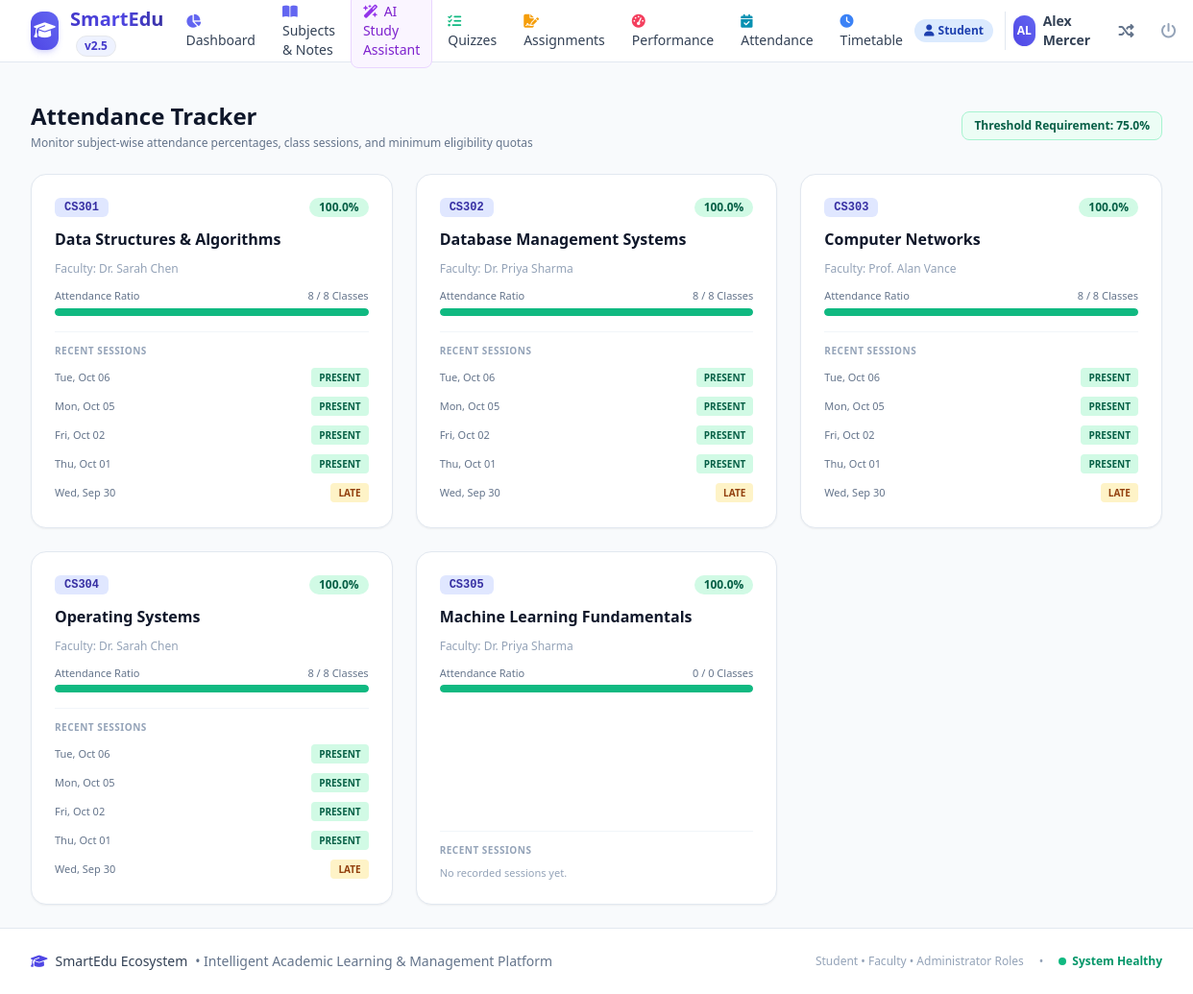
The page /student/attendance (signed in) on the database its author committed.
### models.py (models this page shows, shortened)
class User(UserMixin, db.Model):
    __tablename__ = 'users'
    id = db.Column(db.Integer, primary_key=True)
    username = db.Column(db.String(64), unique=True, nullable=False)
    email = db.Column(db.String(120), unique=True, nullable=False)
    password_hash = db.Column(db.String(256), nullable=False)
    full_name = db.Column(db.String(100), nullable=False)
    role = db.Column(db.String(20), nullable=False, default='student') # 'student', 'faculty', 'admin'
    identifier = db.Column(db.String(50)) # Roll Number or Faculty ID
    department = db.Column(db.String(100), default='Computer Science')
    semester = db.Column(db.Integer, default=5)
    avatar_color = db.Column(db.String(30), default='indigo')
    created_at = db.Column(db.DateTime, default=datetime.utcnow)
    is_active_account = db.Column(db.Boolean, default=True)
    enrolled_subjects = db.relationship('Subject', secondary=student_subjects, backref=db.backref('enrolled_students', lazy='dynamic'))
    taught_subjects = db.relationship('Subject', backref='faculty', lazy=True, foreign_keys='Subject.faculty_id')
    quiz_attempts = db.relationship('QuizAttempt', backref='student', lazy=True, cascade='all, delete-orphan')
    assignment_submissions = db.relationship('AssignmentSubmission', backref='student', lazy=True, cascade='all, delete-orphan')
    attendance_records = db.relationship('AttendanceRecord', backref='student', lazy=True, foreign_keys='AttendanceRecord.student_id', cascade='all, delete-orphan')
    timetable_slots = db.relationship('TimetableSlot', backref='student', lazy=True, cascade='all, delete-orphan')
    chat_messages = db.relationship('AIChatMessage', backref='student', lazy=True, cascade='all, delete-orphan')
    @property
    def is_student(self):
        return self.role == 'student'

class Subject(db.Model):
    __tablename__ = 'subjects'
    id = db.Column(db.Integer, primary_key=True)
    code = db.Column(db.String(20), unique=True, nullable=False) # e.g. CS301
    name = db.Column(db.String(120), nullable=False) # e.g. Data Structures & Algorithms
    description = db.Column(db.Text)
    department = db.Column(db.String(100), default='Computer Science')
    credits = db.Column(db.Integer, default=4)
    semester = db.Column(db.Integer, default=5)
    faculty_id = db.Column(db.Integer, db.ForeignKey('users.id'), nullable=True)
    materials = db.relationship('StudyMaterial', backref='subject', lazy=True, cascade='all, delete-orphan')
    quizzes = db.relationship('Quiz', backref='subject', lazy=True, cascade='all, delete-orphan')
    assignments = db.relationship('Assignment', backref='subject', lazy=True, cascade='all, delete-orphan')
    attendance_records = db.relationship('AttendanceRecord', backref='subject', lazy=True, cascade='all, delete-orphan')
    announcements = db.relationship('Announcement', backref='subject', lazy=True, cascade='all, delete-orphan')

class AttendanceRecord(db.Model):
    __tablename__ = 'attendance_records'
    id = db.Column(db.Integer, primary_key=True)
    subject_id = db.Column(db.Integer, db.ForeignKey('subjects.id'), nullable=False)
    student_id = db.Column(db.Integer, db.ForeignKey('users.id'), nullable=False)
    faculty_id = db.Column(db.Integer, db.ForeignKey('users.id'), nullable=False)
    date = db.Column(db.Date, nullable=False)
    status = db.Column(db.String(15), nullable=False) # 'present', 'absent', 'late'
    remarks = db.Column(db.String(100))
    faculty = db.relationship('User', foreign_keys=[faculty_id])

### app.py (the view)
@app.route('/student/attendance')
@login_required
@role_required('student')
def student_attendance():
    subjects = current_user.enrolled_subjects
    attendance_summary = []
    for subj in subjects:
        records = AttendanceRecord.query.filter_by(student_id=current_user.id, subject_id=subj.id).order_by(AttendanceRecord.date.desc()).all()
        total_classes = len(records)
        presents = sum(1 for r in records if r.status in ['present', 'late'])
        absents = sum(1 for r in records if r.status == 'absent')
        pct = round((presents / total_classes * 100), 1) if total_classes > 0 else 100.0
        attendance_summary.append({
            'subject': subj,
            'total': total_classes,
            'presents': presents,
            'absents': absents,
            'percentage': pct,
            'is_low': pct < 75.0,
            'recent_records': records[:5]
        })
    return render_template('student/attendance.html', attendance_summary=attendance_summary)

### templates/student/attendance.html (shortened to what this page needs)
{% extends "base.html" %}
{% block content %}
<div class="space-y-6">
    <div class="flex flex-col sm:flex-row sm:items-center justify-between gap-4">
        <div>
            <h1 class="text-2xl font-extrabold text-slate-900">Attendance Tracker</h1>
            <p class="text-xs text-slate-500 mt-1">Monitor subject-wise attendance percentages, class sessions, and minimum eligibility quotas</p>
        </div>
        <div class="flex items-center space-x-2 text-xs">
            <span class="px-3 py-1.5 rounded-lg bg-emerald-50 text-emerald-800 font-bold border border-emerald-200">
                Threshold Requirement: 75.0%
            </span>
        </div>
    </div>
    <div class="grid grid-cols-1 md:grid-cols-2 lg:grid-cols-3 gap-6">
        {% for item in attendance_summary %}
        <div class="bg-white rounded-2xl border {% if item.is_low %}border-rose-300 bg-rose-50/20{% else %}border-slate-200{% endif %} p-6 shadow-sm flex flex-col justify-between space-y-4">
            <div class="space-y-3">
                <div class="flex items-center justify-between">
                    <span class="px-2.5 py-0.5 rounded-md bg-brand-100 text-brand-800 font-mono text-xs font-bold">
                        {{ item.subject.code }}
                    </span>
                    <span class="px-2.5 py-0.5 rounded-full text-xs font-bold
                        {% if item.is_low %}bg-rose-100 text-rose-800
                        {% else %}bg-emerald-100 text-emerald-800{% endif %}">
                        {{ item.percentage }}%
                    </span>
                </div>
                <h3 class="text-base font-bold text-slate-900 leading-snug">{{ item.subject.name }}</h3>
                <p class="text-xs text-slate-400">Faculty: {{ item.subject.faculty.full_name if item.subject.faculty else 'Unassigned' }}</p>
                <div class="space-y-1">
                    <div class="flex justify-between text-[11px] text-slate-500 font-medium">
                        <span>Attendance Ratio</span>
                        <span>{{ item.presents }} / {{ item.total }} Classes</span>
                    </div>
                    <div class="w-full bg-slate-100 rounded-full h-2 overflow-hidden">
                        <div class="h-2 rounded-full {% if item.is_low %}bg-rose-500{% else %}bg-emerald-500{% endif %}"
                            style="width: {{ item.percentage }}%"></div>
                    </div>
                </div>
            </div>
            <div class="pt-3 border-t border-slate-100 space-y-2">
                <span class="text-[10px] uppercase font-bold text-slate-400 block tracking-wider">Recent Sessions</span>
                <div class="space-y-1.5">
                    {% for rec in item.recent_records %}
                    <div class="flex items-center justify-between text-xs py-0.5">
                        <span class="text-slate-500 text-[11px]">{{ rec.date.strftime('%a, %b %d') }}</span>
                        <span class="px-2 py-0.5 rounded text-[10px] font-bold uppercase
                            {% if rec.status == 'present' %}bg-emerald-100 text-emerald-800
                            {% elif rec.status == 'late' %}bg-amber-100 text-amber-800
                            {% else %}bg-rose-100 text-rose-800{% endif %}">
                            {{ rec.status }}
                        </span>
                    </div>
                    {% else %}
                    <div class="text-[11px] text-slate-400">No recorded sessions yet.</div>
                    {% endfor %}
                </div>
            </div>
        </div>
        {% endfor %}
    </div>
</div>
{% endblock %}

### templates/base.html (shortened to what this page needs)
<!DOCTYPE html>
<html lang="en" class="h-full bg-slate-50">
<head>
    <script src="https://cdn.tailwindcss.com"></script>
    <link rel="stylesheet" href="https://cdnjs.cloudflare.com/ajax/libs/font-awesome/6.5.1/css/all.min.css">
    <link rel="stylesheet" href="{{ url_for('static', filename='css/style.css') }}">
</head>
<body class="h-full flex flex-col font-sans text-slate-800 antialiased selection:bg-brand-500 selection:text-white">
    <header class="sticky top-0 z-40 bg-white/95 backdrop-blur border-b border-slate-200">
        <div class="max-w-7xl mx-auto px-4 sm:px-6 lg:px-8">
            <div class="flex items-center justify-between h-16">
                <div class="flex items-center space-x-3">
                    <a href="{{ url_for('index') }}" class="flex items-center space-x-3 group">
                        <div class="w-10 h-10 rounded-xl bg-gradient-to-tr from-brand-600 to-indigo-500 flex items-center justify-center text-white shadow-md shadow-brand-500/20 group-hover:scale-105 transition-transform">
                            <i class="fa-solid fa-graduation-cap text-lg"></i>
                        </div>
                        <div>
                            <span class="text-xl font-bold bg-gradient-to-r from-brand-700 via-indigo-600 to-indigo-800 bg-clip-text text-transparent">SmartEdu</span>
                            <span class="hidden md:inline-block ml-1.5 px-2 py-0.5 text-xs font-semibold rounded-full bg-brand-50 text-brand-700 border border-brand-200/60">v2.5</span>
                        </div>
                    </a>
                </div>
                {% if current_user.is_authenticated %}
                <nav class="hidden lg:flex items-center space-x-1">
                    {% if current_user.is_student %}
                        <a href="{{ url_for('student_dashboard') }}" class="nav-item px-3 py-2 text-sm font-medium rounded-lg text-slate-700 hover:text-brand-600 hover:bg-slate-100 transition">
                            <i class="fa-solid fa-chart-pie mr-1.5 text-brand-500"></i>Dashboard
                        </a>
                        <a href="{{ url_for('student_subjects') }}" class="nav-item px-3 py-2 text-sm font-medium rounded-lg text-slate-700 hover:text-brand-600 hover:bg-slate-100 transition">
                            <i class="fa-solid fa-book-open mr-1.5 text-indigo-500"></i>Subjects & Notes
                        </a>
                        <a href="{{ url_for('student_ai_assistant') }}" class="nav-item px-3 py-2 text-sm font-medium rounded-lg text-purple-700 bg-purple-50 hover:bg-purple-100 border border-purple-200 transition">
                            <i class="fa-solid fa-wand-magic-sparkles mr-1.5 text-purple-600"></i>AI Study Assistant
                        </a>
                        <a href="{{ url_for('student_quizzes') }}" class="nav-item px-3 py-2 text-sm font-medium rounded-lg text-slate-700 hover:text-brand-600 hover:bg-slate-100 transition">
                            <i class="fa-solid fa-list-check mr-1.5 text-emerald-500"></i>Quizzes
                        </a>
                        <a href="{{ url_for('student_assignments') }}" class="nav-item px-3 py-2 text-sm font-medium rounded-lg text-slate-700 hover:text-brand-600 hover:bg-slate-100 transition">
                            <i class="fa-solid fa-file-signature mr-1.5 text-amber-500"></i>Assignments
                        </a>
                        <a href="{{ url_for('student_performance') }}" class="nav-item px-3 py-2 text-sm font-medium rounded-lg text-slate-700 hover:text-brand-600 hover:bg-slate-100 transition">
                            <i class="fa-solid fa-gauge-high mr-1.5 text-rose-500"></i>Performance
                        </a>
                        <a href="{{ url_for('student_attendance') }}" class="nav-item px-3 py-2 text-sm font-medium rounded-lg text-slate-700 hover:text-brand-600 hover:bg-slate-100 transition">
                            <i class="fa-solid fa-calendar-check mr-1.5 text-cyan-600"></i>Attendance
                        </a>
                        <a href="{{ url_for('student_timetable') }}" class="nav-item px-3 py-2 text-sm font-medium rounded-lg text-slate-700 hover:text-brand-600 hover:bg-slate-100 transition">
                            <i class="fa-solid fa-clock mr-1.5 text-blue-500"></i>Timetable
                        </a>
                    {% endif %}
                </nav>
                {% endif %}
                <div class="flex items-center space-x-3">
                    {% if current_user.is_authenticated %}
                        <span class="inline-flex items-center px-2.5 py-1 rounded-full text-xs font-semibold
                            {% if current_user.is_student %}bg-blue-100 text-blue-800
                            {% elif current_user.is_faculty %}bg-emerald-100 text-emerald-800
                            {% else %}bg-purple-100 text-purple-800{% endif %}">
                            <i class="fa-solid
                                {% if current_user.is_student %}fa-user
                                {% elif current_user.is_faculty %}fa-chalkboard-user
                                {% else %}fa-crown{% endif %} mr-1"></i>
                            {{ current_user.role|capitalize }}
                        </span>
                        <div class="flex items-center space-x-2 pl-2 border-l border-slate-200">
                            <div class="w-8 h-8 rounded-full bg-gradient-to-tr from-brand-600 to-indigo-500 flex items-center justify-center text-white text-xs font-bold shadow-sm">
                                {{ current_user.full_name[:2].upper() }}
                            </div>
                            <span class="text-sm font-semibold text-slate-700 hidden sm:inline-block">{{ current_user.full_name }}</span>
                        </div>
                        <div class="relative group">
                            <button class="p-2 text-slate-500 hover:text-slate-700 rounded-lg hover:bg-slate-100 transition" title="Role Demo Switcher">
                                <i class="fa-solid fa-shuffle"></i>
                            </button>
                        </div>
                        <a href="{{ url_for('logout') }}" class="p-2 text-slate-400 hover:text-rose-600 rounded-lg hover:bg-slate-100 transition" title="Sign Out">
                            <i class="fa-solid fa-power-off"></i>
                        </a>
                    {% endif %}
                </div>
            </div>
        </div>
    </header>
    <main class="flex-1 max-w-7xl w-full mx-auto px-4 sm:px-6 lg:px-8 py-6">
        {% block content %}{% endblock %}
    </main>
    <footer class="bg-white border-t border-slate-200 mt-auto py-6">
        <div class="max-w-7xl mx-auto px-4 sm:px-6 lg:px-8 flex flex-col md:flex-row items-center justify-between gap-4">
            <div class="flex items-center space-x-2 text-slate-500 text-sm">
                <i class="fa-solid fa-graduation-cap text-brand-600"></i>
                <span class="font-medium text-slate-700">SmartEdu Ecosystem</span>
                <span>• Intelligent Academic Learning & Management Platform</span>
            </div>
            <div class="flex items-center space-x-4 text-xs text-slate-400">
                <span>Student • Faculty • Administrator Roles</span>
                <span>•</span>
                <span class="text-emerald-600 font-semibold flex items-center"><span class="w-2 h-2 rounded-full bg-emerald-500 inline-block mr-1.5 animate-pulse"></span>System Healthy</span>
            </div>
        </div>
    </footer>
</body>
</html>

### rows shown on the page
User: role "Student", full_name "AL", full_name "Alex Mercer"
Subject: subject.code "CS301", subject.name "Data Structures & Algorithms"
User: subject.faculty "Dr. Sarah Chen" "Dr. Sarah Chen"
AttendanceRecord: date "Tue, Oct 06", status "PRESENT"
AttendanceRecord: date "Mon, Oct 05", status "PRESENT"
AttendanceRecord: date "Fri, Oct 02", status "PRESENT"
AttendanceRecord: date "Thu, Oct 01", status "PRESENT"
AttendanceRecord: date "Wed, Sep 30", status "LATE"
Subject: subject.code "CS302", subject.name "Database Management Systems"
User: subject.faculty "Dr. Priya Sharma" "Dr. Priya Sharma"
AttendanceRecord: date "Tue, Oct 06", status "PRESENT"
AttendanceRecord: date "Mon, Oct 05", status "PRESENT"
AttendanceRecord: date "Fri, Oct 02", status "PRESENT"
AttendanceRecord: date "Thu, Oct 01", status "PRESENT"
AttendanceRecord: date "Wed, Sep 30", status "LATE"
Subject: subject.code "CS303", subject.name "Computer Networks"
User: subject.faculty "Prof. Alan Vance"
AttendanceRecord: date "Tue, Oct 06", status "PRESENT"
AttendanceRecord: date "Mon, Oct 05", status "PRESENT"
AttendanceRecord: date "Fri, Oct 02", status "PRESENT"
AttendanceRecord: date "Thu, Oct 01", status "PRESENT"
AttendanceRecord: date "Wed, Sep 30", status "LATE"
Subject: subject.code "CS304", subject.name "Operating Systems"
AttendanceRecord: date "Tue, Oct 06", status "PRESENT"
AttendanceRecord: date "Mon, Oct 05", status "PRESENT"
AttendanceRecord: date "Fri, Oct 02", status "PRESENT"
AttendanceRecord: date "Thu, Oct 01", status "PRESENT"
AttendanceRecord: date "Wed, Sep 30", status "LATE"
Subject: subject.code "CS305", subject.name "Machine Learning Fundamentals"

### other values the page prints
{{ item.percentage }} "100.0" "100.0" "100.0" "100.0" "100.0"
{{ item.presents }} "8" "8" "8" "8" "0"
{{ item.total }} "8" "8" "8" "8" "0"
